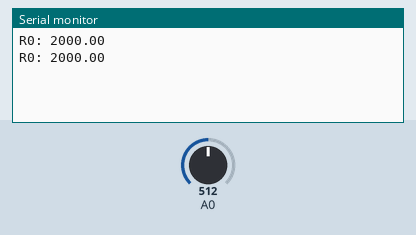
Recording of a sketch running on a simulated Arduino Uno, built with avr-gcc and run on an emulated ATmega328P. On the bench: the last lines printed to the serial monitor. Inputs (shaded band) come from the test bench; at power-on: A0 = 512.

Above: at 1.8 s.
1.9 s: A0 set to 0
At 2.8 s:
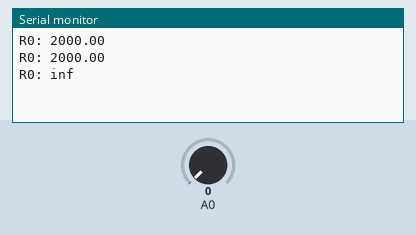
4.5 s: A0 set to 122
At 5.4 s:
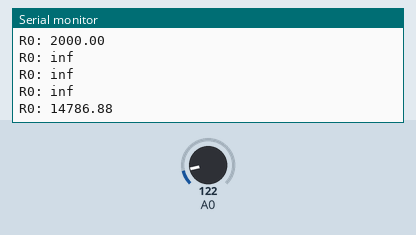

Measured:
- after the input at 1.9 s, the serial monitor: prints a new line after 0.10 s (image 1)
- after the input at 4.5 s, the serial monitor: prints a new line after 0.50 s (image 2)

The sketch:

MQ7_getR0.ino
```cpp
float sensor_volt;
float RS_gas;
float R0;
int R2 = 2000;

void setup() {
  // put your setup code here, to run once:
  Serial.begin(9600);
}

void loop() {
  // put your main code here, to run repeatedly:
  int sensorRawValue = analogRead(A0);
  sensor_volt = (float)(sensorRawValue/1024.0)*5.0;
  RS_gas = ((5.0*R2)/sensor_volt) - R2;
  R0 = RS_gas/1;
  Serial.print("R0: ");
  Serial.println(R0);
  delay(1000);
}
```
